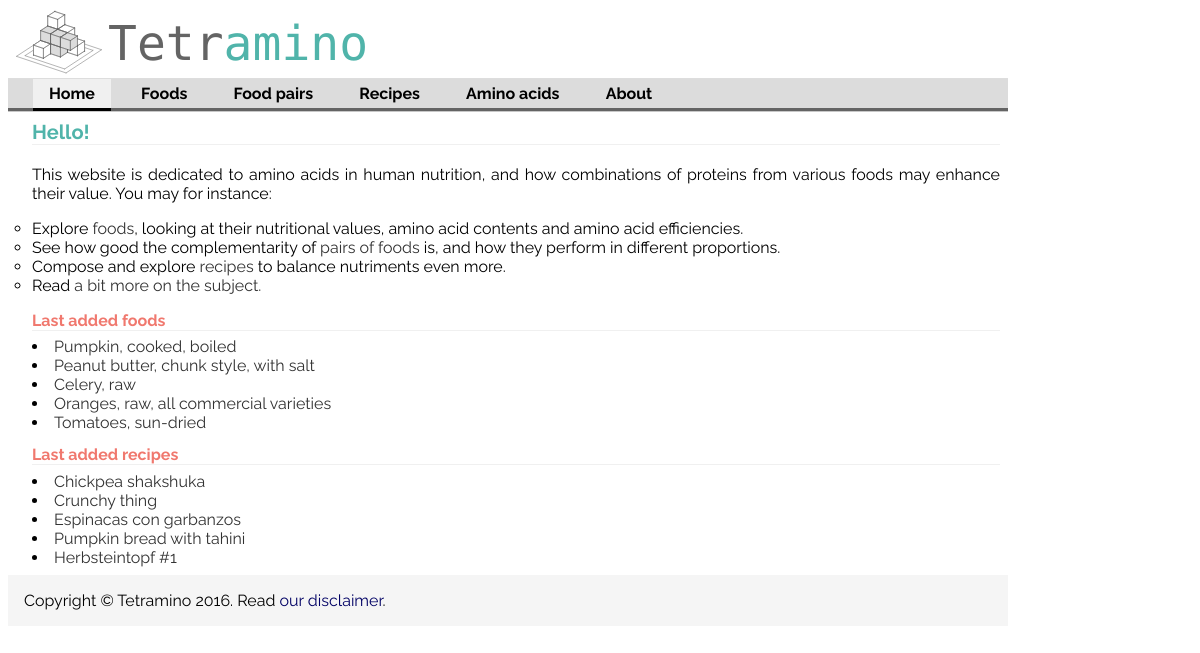
The app's page /, older data.
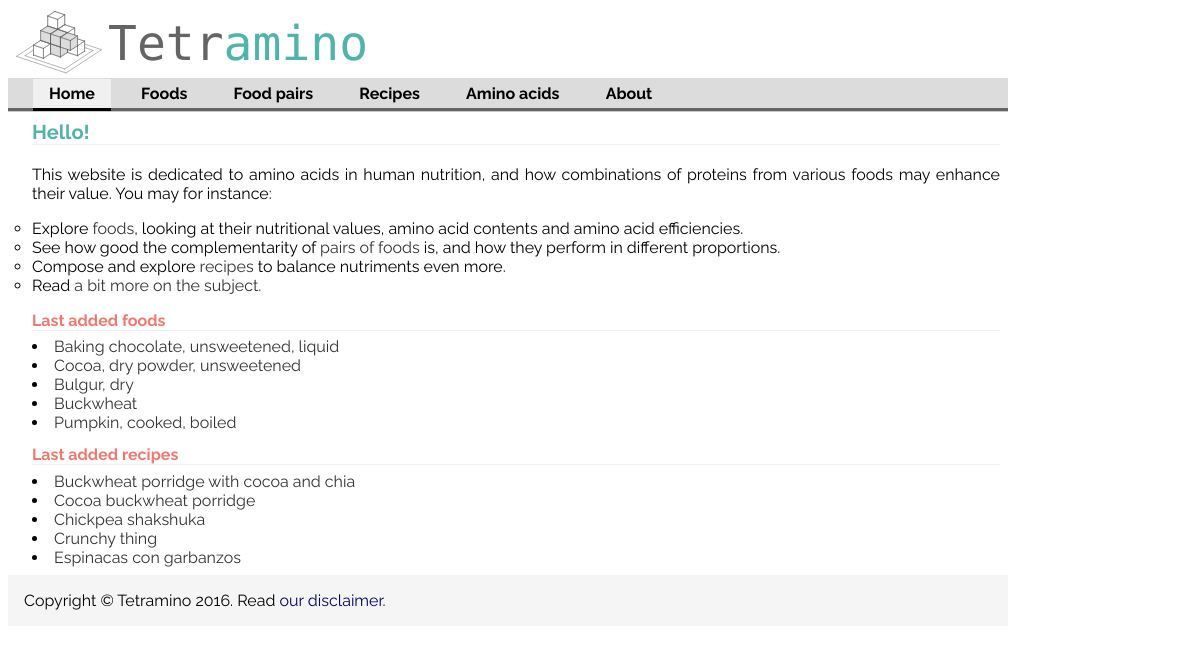
The same page, newer data.
### aminoApp/models.py (models this page shows, shortened)
class Food(models.Model):
    food_name = models.CharField(max_length=200)
    pub_date = models.DateTimeField('date added', null=True, blank=True,auto_now_add=True) #models.DateTimeField('date published',null=timezone.now())
    food_category = models.IntegerField(null=True)
    food_dbid = models.IntegerField(default=0)
    nutritional_value = models.ForeignKey('NutritionalValue', on_delete=models.CASCADE,null=True)
    efficiency = models.FloatField(null=True)
    def getNameWithoutSaltInfo(self):
        unneededInfo = [', without salt',', solids and liquids',', drained']
        foodName = self.food_name
        for unneededStr in unneededInfo:
            foodName = foodName.replace(unneededStr,'')
        return foodName
    class Meta:
        ordering = ['food_name']

class Recipe(models.Model):
    title = models.CharField(max_length=255)
    description = models.TextField(null=True, blank=True)
    category = models.CharField(max_length=20, null=True, blank=True) # or a choice
    link = models.CharField(max_length=30, null=True, blank=True)
    date_added = models.DateTimeField('date added', null=True, blank=True,auto_now_add=True)
    efficiency = models.FloatField(null=True)

### aminoApp/views.py (the view)
# urls.py: url(r'^$', views.IndexView.as_view(), name='index'),
class IndexView(generic.ListView):
    template_name = 'aminoApp/index.html'
    context_object_name = 'latest_food_list'
    def get_queryset(self):
        return Food.objects.filter(
            pub_date__lte=timezone.now()
        ).order_by('-pub_date')[:5]
    def get_context_data(self, *args, **kwargs):
        context = super(IndexView, self).get_context_data(*args, **kwargs)
        context['lastest_recipe_list'] = Recipe.objects.order_by('-date_added')[:5]
        return context

### aminoApp/templates/aminoApp/index.html (shortened to what this page needs)
{% extends "aminoApp/base.html" %}
{% block section %}section-home{% endblock %}
{% block content %}
<h1>
   Hello!
</h1>
<p>This website is dedicated to amino acids in human nutrition, and how combinations of proteins from various foods may enhance their value.
You may for instance:
    <ul>
        <li>Explore <a href="/listFoods/">foods</a>, looking at their nutritional values, amino acid contents and amino acid efficiencies.</li>
        <li>See how good the complementarity of <a href="/choosePair/">pairs of foods</a> is, and how they perform in different proportions.</li>
        <li>Compose and explore <a href="/recipeTable/">recipes</a> to balance nutriments even more.</li>
        <li>Read <a href="/about/">a bit more on the subject.</a></li>
    </ul>
</p>
<div>
    <h2>Last added foods</h2>
    {% for food in object_list %}
        <li><a href="/showFood/{{ food.food_dbid }}">{{ food.getNameWithoutSaltInfo }}</a></li>
    {% empty %}
        <li>No food.</li>
    {% endfor %}
</div>
<div>
    <h2>Last added recipes</h2>
    {% for recipe in lastest_recipe_list %}
        <li><a href="/showRecipe/{{ recipe.pk}}">{{ recipe.title }}</a></li>
    {% empty %}
        <li>No recipe.</li>
    {% endfor %}
</div>
{% endblock %}

Row changes from the older to the newer data that the page shows:
no longer on this page (row unchanged): Food: getNameWithoutSaltInfo "Peanut butter, chunk style, with salt"
no longer on this page (row unchanged): Food: getNameWithoutSaltInfo "Celery, raw"
no longer on this page (row unchanged): Food: getNameWithoutSaltInfo "Oranges, raw, all commercial varieties"
no longer on this page (row unchanged): Food: getNameWithoutSaltInfo "Tomatoes, sun-dried"
no longer on this page (row unchanged): Recipe: title "Pumpkin bread with tahini"
no longer on this page (row unchanged): Recipe: title "Herbsteintopf #1"
added Food: getNameWithoutSaltInfo "Baking chocolate, unsweetened, liquid"
added Food: getNameWithoutSaltInfo "Cocoa, dry powder, unsweetened"
added Food: getNameWithoutSaltInfo "Bulgur, dry"
added Food: getNameWithoutSaltInfo "Buckwheat"
added Recipe: title "Buckwheat porridge with cocoa and chia"
added Recipe: title "Cocoa buckwheat porridge"
